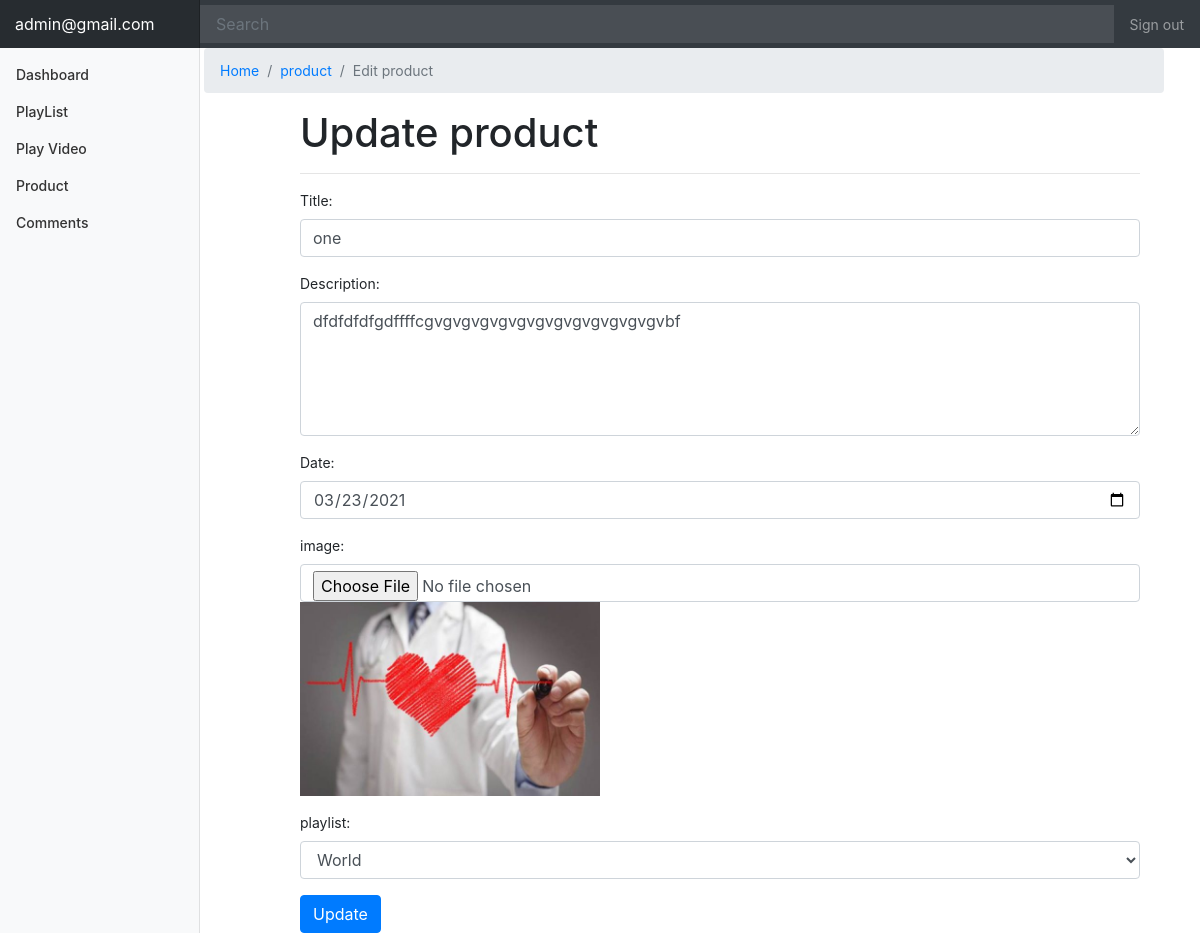
/product_edit.php?edit=6 (signed in), run on the app's committed database.
### tables this page shows
CREATE TABLE `product` (
  `id` int(100) NOT NULL,
  `title` varchar(250) NOT NULL,
  `description` varchar(255) NOT NULL,
  `date` date NOT NULL,
  `playlist` varchar(255) NOT NULL,
  `image` varchar(255) NOT NULL,
  `admin` varchar(250) NOT NULL
);

### product_edit.php (the view, shortened to what this page needs)
<?php
 include('include/header.php');
  ?>
  <?php
 include('db/connection.php');
 $id=$_GET['edit'];
 $query=mysqli_query($conn,"select * from product where id ='$id' ");
  while ($row=mysqli_fetch_array($query)) {
      $title=$row['title'];
       $description=$row['description'];
        $date=$row['date'];
         $image=$row['image'];
  }
  ?>
		   <div style="margin-left:17%;  width: 80%;">
		        <ul class="breadcrumb">
		        	<li class="breadcrumb-item active"><a href="home.php">Home</a></li>
		        	<li class="breadcrumb-item active"><a href="product.php">product</a></li>
		        	<li class="breadcrumb-item active">Edit product</li>
		        </ul>
		   </div>
         <div style=" width: 70%; margin-left: 25%; ">
  	    <form action="product_edit.php" method="post" enctype="multipart/form-data" name="playlistform" onsubmit=" return validateform() ">
			<h1>Update product</h1>
			<hr>
		  <div class="form-group">
		    <label for="email"> Title:</label>
		    <input type="text" value="<?php echo $title; ?>" placeholder="Title..." name="title" class="form-control" id="email">
		  </div>
		  <div class="form-group">
			  <label for="comment">Description:</label>
			 	 <textarea class="form-control" placeholder="Description..." rows="5" name="description" id="comment"><?php echo $description; ?> </textarea>
			</div>
			<div class="form-group">
		    <label for="email"> Date:</label>
		    <input type="date"  name="date" value="<?php echo $date ;?>" class="form-control" id="email">
		  </div>
           <div class="form-group">
		    <label for="email"> image:</label>
		    <input type="file" value="<?php echo $image; ?>"  name="image" class="form-control img-image" id="email">
		    <img class="img img-image" src="images/<?php echo $image; ?>" alt=""  width="300">
		  </div>
		    <div class="form-group">
		    <label for="email"> playlist:</label>
		        <select class="form-control"  name="playlist" >
		       <?php
                include('db/connection.php');
                  $query=mysqli_query($conn,"select * from playlist");
                while($row=mysqli_fetch_array($query)){
                	?>
		        	 <option value="<?php echo $row['playlist_name'];?>"><?php echo $row['playlist_name'];?></option>
                 <?php } ?>
		        </select>
		  </div>
		  <input type="submit" name="submit" class="btn btn-primary" value="Update">
		</form>
  </div>

### style/dashboard.css (style rules this page uses)
body { font-size: .875rem; }

### data on the page
product: title "one", description "dfdfdfdfgdffffcgvgvgvgvgvgvgvgvgvgvgvgvgvbf", date "03/23/2021", image (picture)

### other printed values
$_SESSION['email'] "admin@gmail.com"
form field playlist "World"
